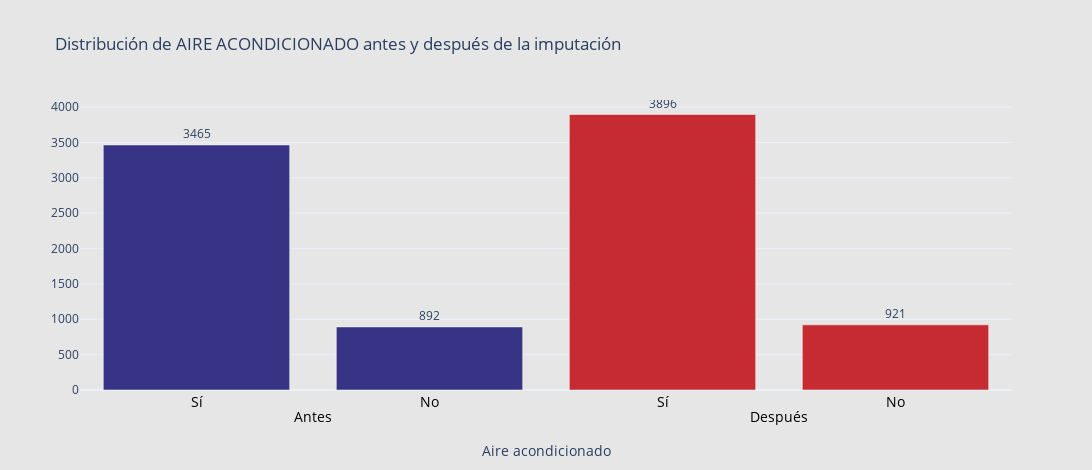

Notebook cell for this chart:
### Code cell
# Conteo antes y después
antes_ac = df_antes['aire_acondicionado'].value_counts()
despues_ac = df_bmw['aire_acondicionado'].value_counts()

# Obtener valores para Sí y No (True y False)
antes_si = antes_ac.get(True, 0)
antes_no = antes_ac.get(False, 0)
despues_si = despues_ac.get(True, 0)
despues_no = despues_ac.get(False, 0)

# Etiquetas para eje X (no visibles, se ocultan con color de fondo)
x_vals = ['Antes - Sí', 'Antes - No', 'Después - Sí', 'Después - No']
y_vals = [antes_si, antes_no, despues_si, despues_no]
colors = ['#373485', '#373485', '#c52b30', '#c52b30']

fig = go.Figure()

fig.add_trace(go.Bar(
    x=x_vals,
    y=y_vals,
    marker_color=colors,
    text=y_vals,
    textposition='outside',
    opacity=1,
    name='Aire acondicionado'
))

fig.update_layout(
    title="Distribución de AIRE ACONDICIONADO antes y después de la imputación",
    xaxis_title="Aire acondicionado",
    template='plotly_white',
    width=1200,
    height=470,
    plot_bgcolor='#e6e6e7',
    paper_bgcolor='#e6e6e7',
    xaxis=dict(
        tickfont=dict(color='#e6e6e7'),  # Oculta etiquetas eje X
        title_standoff=40
    )
)

# Anotaciones para cada barra: 'Sí' o 'No'
anotaciones = [
    {'x': 0, 'text': 'Sí'},
    {'x': 1, 'text': 'No'},
    {'x': 2, 'text': 'Sí'},
    {'x': 3, 'text': 'No'},
]

for a in anotaciones:
    fig.add_annotation(
        x=a['x'],
        y=-0.08,
        text=a['text'],
        showarrow=False,
        xref="x",
        yref="paper",
        font=dict(size=14, color="black")
    )

# Anotaciones para 'Antes' y 'Después' centradas
fig.add_annotation(x=0.5, y=-0.13, text="Antes", showarrow=False,
                   xref="x", yref="paper", font=dict(size=14, color="black"))
fig.add_annotation(x=2.5, y=-0.13, text="Después", showarrow=False,
                   xref="x", yref="paper", font=dict(size=14, color="black"))

fig.show()

### Figure 1 — Plotly figure (JSON) as saved in the notebook; plotly's stock layout.template omitted (floating-point values rounded to 4 significant figures)
{"data": [{"marker": {"color": ["#373485", "#373485", "#c52b30", "#c52b30"]}, "name": "Aire acondicionado", "opacity": 1, "text": ["3465", "892", "3896", "921"], "textposition": "outside", "type": "bar", "x": ["Antes - Sí", "Antes - No", "Después - Sí", "Después - No"], "y": [3465, 892, 3896, 921]}], "layout": {"annotations": [{"font": {"color": "black", "size": 14}, "showarrow": false, "text": "Sí", "x": 0, "xref": "x", "y": -0.08, "yref": "paper"}, {"font": {"color": "black", "size": 14}, "showarrow": false, "text": "No", "x": 1, "xref": "x", "y": -0.08, "yref": "paper"}, {"font": {"color": "black", "size": 14}, "showarrow": false, "text": "Sí", "x": 2, "xref": "x", "y": -0.08, "yref": "paper"}, {"font": {"color": "black", "size": 14}, "showarrow": false, "text": "No", "x": 3, "xref": "x", "y": -0.08, "yref": "paper"}, {"font": {"color": "black", "size": 14}, "showarrow": false, "text": "Antes", "x": 0.5, "xref": "x", "y": -0.13, "yref": "paper"}, {"font": {"color": "black", "size": 14}, "showarrow": false, "text": "Después", "x": 2.5, "xref": "x", "y": -0.13, "yref": "paper"}], "height": 470, "paper_bgcolor": "#e6e6e7", "plot_bgcolor": "#e6e6e7", "title": {"text": "Distribución de AIRE ACONDICIONADO antes y después de la imputación"}, "width": 1200, "xaxis": {"tickfont": {"color": "#e6e6e7"}, "title": {"standoff": 40, "text": "Aire acondicionado"}}}}
